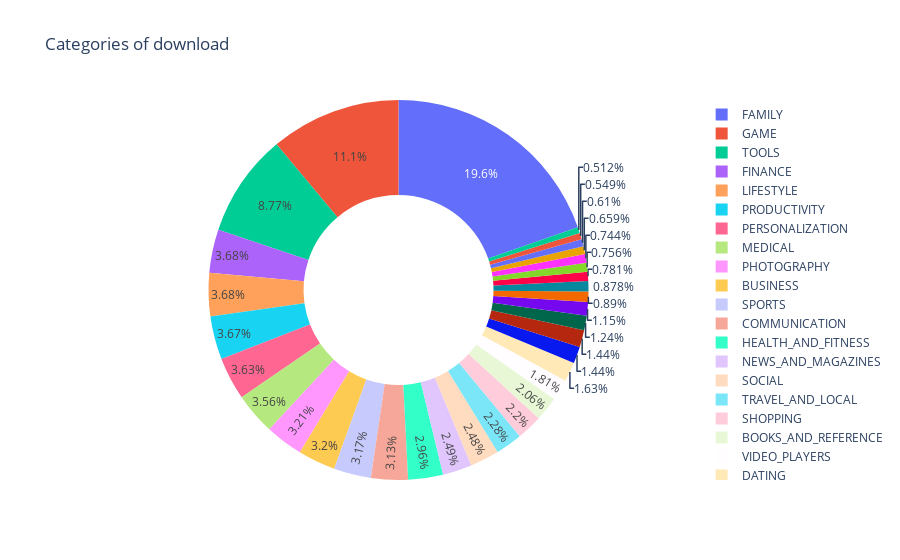

The code cell stored with this chart in its notebook:
### Code cell
# donut chart -- add hole=

fig = px.pie(values=category_count.values, names=category_count.index, hole=0.5, title='Categories of download')

fig.show()

### Figure 1 — Plotly figure (JSON) as saved in the notebook; plotly's stock layout.template omitted (floating-point values rounded to 4 significant figures)
{"data": [{"domain": {"x": [0, 1], "y": [0, 1]}, "hole": 0.5, "hovertemplate": "label=%{label}<br>value=%{value}<extra></extra>", "labels": ["ART_AND_DESIGN", "AUTO_AND_VEHICLES", "BEAUTY", "BOOKS_AND_REFERENCE", "BUSINESS", "COMICS", "COMMUNICATION", "DATING", "EDUCATION", "ENTERTAINMENT", "EVENTS", "FAMILY", "FINANCE", "FOOD_AND_DRINK", "GAME", "HEALTH_AND_FITNESS", "HOUSE_AND_HOME", "LIBRARIES_AND_DEMO", "LIFESTYLE", "MAPS_AND_NAVIGATION", "MEDICAL", "NEWS_AND_MAGAZINES", "PARENTING", "PERSONALIZATION", "PHOTOGRAPHY", "PRODUCTIVITY", "SHOPPING", "SOCIAL", "SPORTS", "TOOLS", "TRAVEL_AND_LOCAL", "VIDEO_PLAYERS", "WEATHER"], "legendgroup": "", "name": "", "showlegend": true, "type": "pie", "values": [61, 73, 42, 169, 262, 54, 257, 134, 118, 102, 45, 1610, 302, 94, 910, 243, 62, 64, 302, 118, 292, 204, 50, 298, 263, 301, 180, 203, 260, 719, 187, 148, 72]}], "layout": {"legend": {"tracegroupgap": 0}, "title": {"text": "Categories of download"}}}
